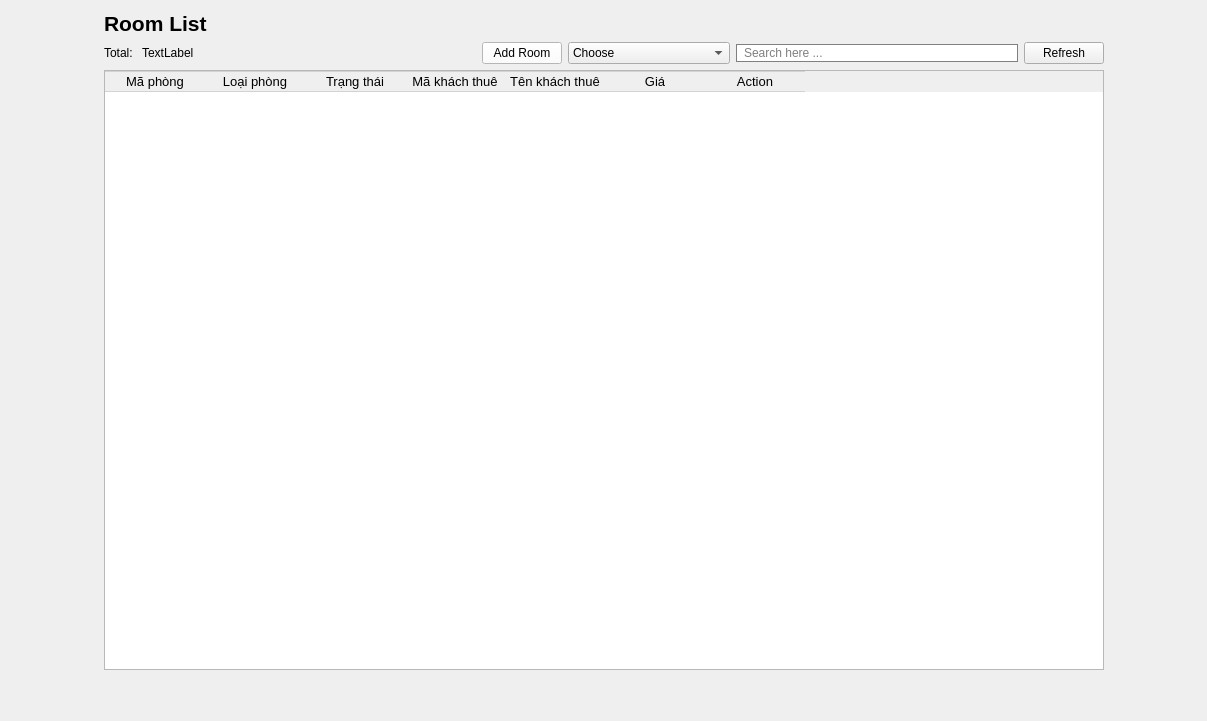
           <widget class="QWidget" name="page_2">
            <layout class="QHBoxLayout" name="horizontalLayout_12">
             <item>
              <spacer name="horizontalSpacer_9">
               <property name="orientation">
                <enum>Qt::Orientation::Horizontal</enum>
               </property>
               <property name="sizeHint" stdset="0">
                <size>
                 <width>93</width>
                 <height>20</height>
                </size>
               </property>
              </spacer>
             </item>
             <item>
              <layout class="QVBoxLayout" name="verticalLayout_6">
               <item>
                <layout class="QHBoxLayout" name="horizontalLayout_9">
                 <item>
                  <widget class="QLabel" name="label_5">
                   <property name="font">
                    <font>
                     <pointsize>16</pointsize>
                     <bold>true</bold>
                    </font>
                   </property>
                   <property name="text">
                    <string>Room List</string>
                   </property>
                  </widget>
                 </item>
                 <item>
                  <spacer name="horizontalSpacer_6">
                   <property name="orientation">
                    <enum>Qt::Orientation::Horizontal</enum>
                   </property>
                   <property name="sizeHint" stdset="0">
                    <size>
                     <width>40</width>
                     <height>20</height>
                    </size>
                   </property>
                  </spacer>
                 </item>
                </layout>
               </item>
               <item>
                <layout class="QHBoxLayout" name="horizontalLayout_7">
                 <item>
                  <layout class="QHBoxLayout" name="horizontalLayout_6">
                   <item>
                    <widget class="QLabel" name="label_2">
                     <property name="text">
                      <string>Total: </string>
                     </property>
                    </widget>
                   </item>
                   <item>
                    <widget class="QLabel" name="totalroom">
                     <property name="text">
                      <string>TextLabel</string>
                     </property>
                    </widget>
                   </item>
                  </layout>
                 </item>
                 <item>
                  <spacer name="horizontalSpacer_4">
                   <property name="orientation">
                    <enum>Qt::Orientation::Horizontal</enum>
                   </property>
                   <property name="sizeHint" stdset="0">
                    <size>
                     <width>40</width>
                     <height>20</height>
                    </size>
                   </property>
                  </spacer>
                 </item>
                 <item>
                  <widget class="QPushButton" name="addroom">
                   <property name="minimumSize">
                    <size>
                     <width>70</width>
                     <height>0</height>
                    </size>
                   </property>
                   <property name="styleSheet">
                    <string notr="true">QPushButton{
background-color: rgb(255, 255, 255);
}</string>
                   </property>
                   <property name="text">
                    <string>Add Room</string>
                   </property>
                   <property name="icon">
                    <iconset resource="Icon.qrc">
                     <normaloff>:/new/prefix1/Resources/add.png</normaloff>:/new/prefix1/Resources/add.png</iconset>
                   </property>
                   <property name="iconSize">
                    <size>
                     <width>10</width>
                     <height>10</height>
                    </size>
                   </property>
                   <property name="checkable">
                    <bool>false</bool>
                   </property>
                  </widget>
                 </item>
                 <item>
                  <widget class="QComboBox" name="CBSR">
                   <item>
                    <property name="text">
                     <string>Choose</string>
                    </property>
                   </item>
                   <item>
                    <property name="text">
                     <string>Phòng đang trống</string>
                    </property>
                   </item>
                   <item>
                    <property name="text">
                     <string>Phòng đã có người thuê</string>
                    </property>
                   </item>
                   <item>
                    <property name="text">
                     <string>Phòng đang bảo trì</string>
                    </property>
                   </item>
                  </widget>
                 </item>
                 <item>
                  <widget class="QLineEdit" name="LineEditSearchRoom">
                   <property name="styleSheet">
                    <string notr="true">QLineEdit{
padding-left:5px;
border: 1px solid gray;
border-radius: 10px;
}</string>
                   </property>
                   <property name="placeholderText">
                    <string>Search here ...</string>
                   </property>
                  </widget>
                 </item>
                 <item>
                  <widget class="QPushButton" name="Refbtn">
                   <property name="text">
                    <string>Refresh</string>
                   </property>
                   <property name="icon">
                    <iconset resource="Icon.qrc">
                     <normaloff>:/new/prefix1/Resources/reload.png</normaloff>:/new/prefix1/Resources/reload.png</iconset>
                   </property>
                  </widget>
                 </item>
                </layout>
               </item>
               <item>
                <widget class="QTableWidget" name="table1">
                 <property name="minimumSize">
                  <size>
                   <width>1000</width>
                   <height>600</height>
                  </size>
                 </property>
                 <property name="font">
                  <font>
                   <pointsize>10</pointsize>
                  </font>
                 </property>
                 <property name="styleSheet">
                  <string notr="true">QPushButton{
	 border: none;
}
QTableWidget::item {
       border-right: none;
       border-left: none;
       border-bottom: 1px solid #D3D3D3;
}
QHeaderView::section {
       border: 1px solid #D3D3D3; 
       border-right: none;      
       border-left: none;       
}</string>
                 </property>
                 <property name="editTriggers">
                  <set>QAbstractItemView::EditTrigger::NoEditTriggers</set>
                 </property>
                 <property name="alternatingRowColors">
                  <bool>true</bool>
                 </property>
                 <property name="selectionMode">
                  <enum>QAbstractItemView::SelectionMode::NoSelection</enum>
                 </property>
                 <property name="showGrid">
                  <bool>false</bool>
                 </property>
                 <attribute name="horizontalHeaderVisible">
                  <bool>true</bool>
                 </attribute>
                 <attribute name="horizontalHeaderCascadingSectionResizes">
                  <bool>false</bool>
                 </attribute>
                 <attribute name="horizontalHeaderHighlightSections">
                  <bool>true</bool>
                 </attribute>
                 <attribute name="horizontalHeaderShowSortIndicator" stdset="0">
                  <bool>false</bool>
                 </attribute>
                 <attribute name="horizontalHeaderStretchLastSection">
                  <bool>false</bool>
                 </attribute>
                 <column>
                  <property name="text">
                   <string>Mã phòng</string>
                  </property>
                  <property name="font">
                   <font>
                    <pointsize>10</pointsize>
                   </font>
                  </property>
                 </column>
                 <column>
                  <property name="text">
                   <string>Loại phòng</string>
                  </property>
                  <property name="font">
                   <font>
                    <pointsize>10</pointsize>
                   </font>
                  </property>
                 </column>
                 <column>
                  <property name="text">
                   <string>Trạng thái</string>
                  </property>
                  <property name="font">
                   <font>
                    <pointsize>10</pointsize>
                   </font>
                  </property>
                 </column>
                 <column>
                  <property name="text">
                   <string>Mã khách thuê</string>
                  </property>
                  <property name="font">
                   <font>
                    <pointsize>10</pointsize>
                   </font>
                  </property>
                 </column>
                 <column>
                  <property name="text">
                   <string>Tên khách thuê</string>
                  </property>
                 </column>
                 <column>
                  <property name="text">
                   <string>Giá</string>
                  </property>
                  <property name="font">
                   <font>
                    <pointsize>10</pointsize>
                   </font>
                  </property>
                 </column>
                 <column>
                  <property name="text">
                   <string>Action</string>
                  </property>
                  <property name="font">
                   <font>
                    <pointsize>10</pointsize>
                   </font>
                  </property>
                 </column>
                </widget>
               </item>
               <item>
                <spacer name="verticalSpacer_3">
                 <property name="orientation">
                  <enum>Qt::Orientation::Vertical</enum>
                 </property>
                 <property name="sizeHint" stdset="0">
                  <size>
                   <width>20</width>
                   <height>40</height>
                  </size>
                 </property>
                </spacer>
               </item>
              </layout>
             </item>
             <item>
              <spacer name="horizontalSpacer_10">
               <property name="orientation">
                <enum>Qt::Orientation::Horizontal</enum>
               </property>
               <property name="sizeHint" stdset="0">
                <size>
                 <width>92</width>
                 <height>20</height>
                </size>
               </property>
              </spacer>
             </item>
            </layout>
           </widget>
